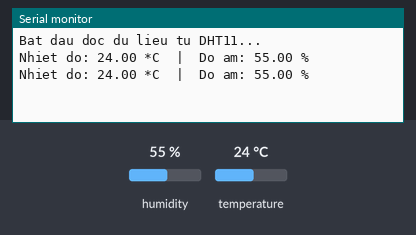
A program run on a simulated ESP32. Parts: the last lines printed to the serial monitor. The inputs (shaded band) are chosen by the test bench; at power-on: humidity 55 %, temperature 24 °C.

Above: at 2.8 s.
2.9 s: humidity set to 22 %
At 5.3 s:
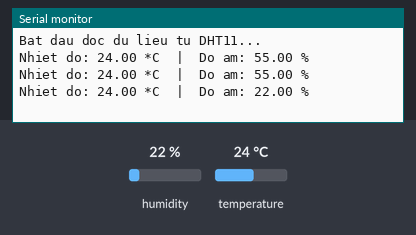
5.6 s: temperature set to 12 °C
At 6.4 s:
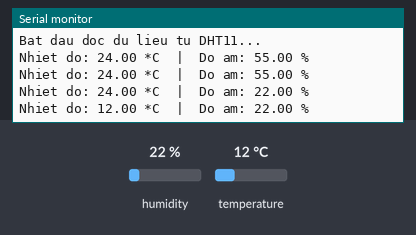
8.3 s: humidity set to 40 %
At 11.2 s:
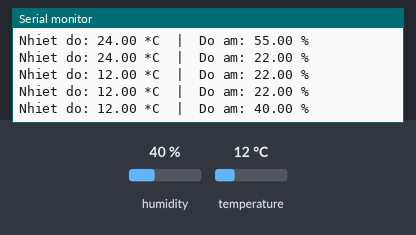
Timing chart, 0 to 12.7 s (numbered marks = the images above; inputs shaded):
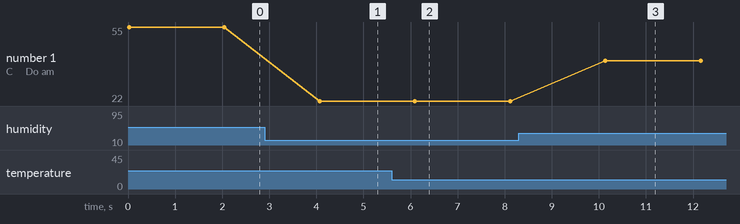

Measured:
- after the input at 2.9 s, the serial monitor: prints a new line after 1.2 s (image 1)
- after the input at 5.6 s, the serial monitor: prints a new line after 0.49 s (image 2)
- after the input at 8.3 s, the serial monitor: prints a new line after 1.8 s (image 3)
- plotted number 1: 55 → 22 after the input at 2.9 s, 22 → 40 after the input at 8.3 s

The program:

main.cpp
```cpp
#include <Arduino.h>
#include "DHT.h"  // Thư viện DHT


#define DHTPIN 4       // Chân DATA của DHT11 nối GPIO 4
#define DHTTYPE DHT11  // Loại cảm biến là DHT11

// Tạo đối tượng DHT
DHT dht(DHTPIN, DHTTYPE);

void setup() {
  Serial.begin(115200); // Bật Serial để xem kết quả
  dht.begin();          // Khởi động cảm biến
  Serial.println("Bat dau doc du lieu tu DHT11...");
}

void loop() {

  float doAm = dht.readHumidity();        // Đọc độ ẩm
  float nhietDo = dht.readTemperature();  // Đọc nhiệt độ (°C)


  if (isnan(doAm) || isnan(nhietDo)) {
    Serial.println("Loi: Khong doc duoc du lieu tu DHT11!");
  } else {

    Serial.print("Nhiet do: ");
    Serial.print(nhietDo);
    Serial.print(" *C  |  Do am: ");
    Serial.print(doAm);
    Serial.println(" %");
  }

  delay(2000);
}
```
